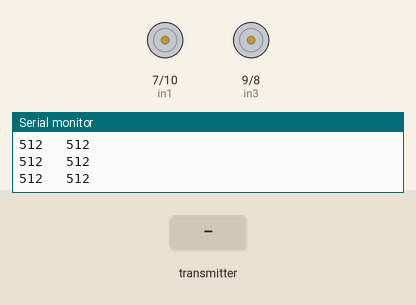
The sketch below on a simulated Arduino Uno, built with avr-gcc and run on an emulated ATmega328P. On the bench: motor-driver pin pairs drawn as motors (green arrow = first pin HIGH = forward, orange = second pin HIGH = backward, longer = more drive, scaled by the enable pin), the last lines printed to the serial monitor. Inputs (shaded band) come from the test bench. No radio packets arrive unless stated.

Above: at 1.2 s.
1.3 s: the transmitter starts sending joystick.0 = 0
At 1.52 s:
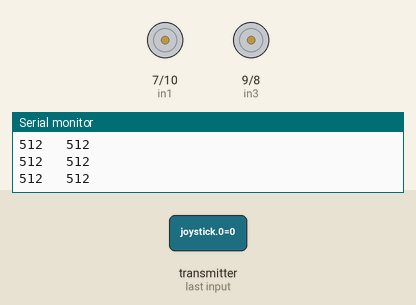
4.3 s: the transmitter starts sending joystick.1 = 256
At 4.53 s:
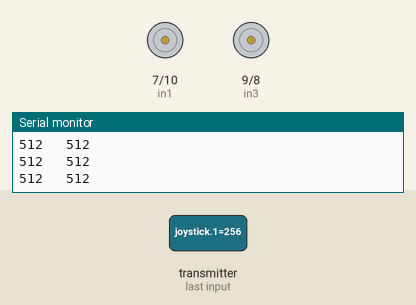
7.3 s: the transmitter starts sending joystick.0 = 256
At 7.55 s:
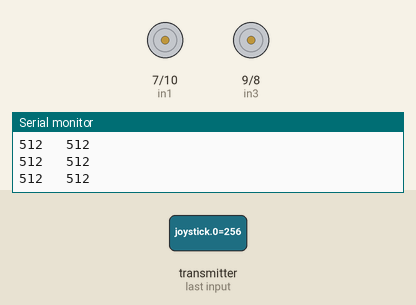
10.3 s: the transmitter starts sending joystick.1 = 512
At 11.18 s:
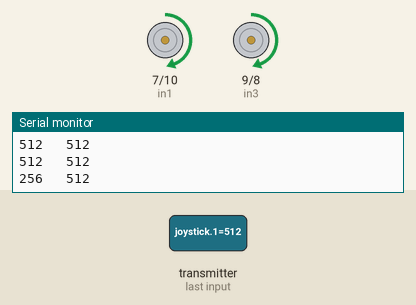
13.3 s: the transmitter starts sending joystick.0 = 1023
16.3 s: the transmitter starts sending joystick.1 = 0
At 16.76 s:
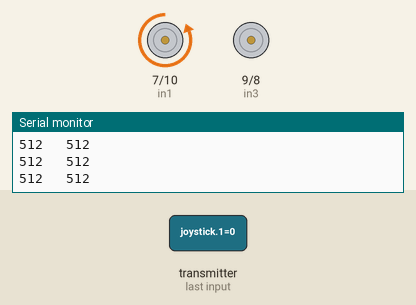
Timing chart, 0 to 20.3 s (numbered marks = the images above; inputs shaded):
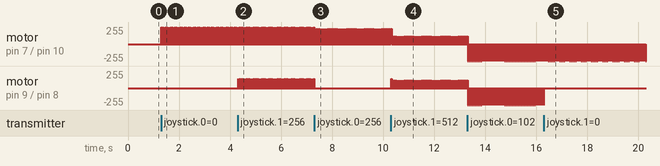

Measured:
- after the input at 1.3 s, motor on pin 7 (in1) / pin 10 (in2): alternates forward 255/255 for 0.01 s and stopped for 0.04 s, starting at once
- after the input at 4.3 s, motor on pin 9 (in3) / pin 8 (in4): alternates forward 139/255 for 0.01 s and stopped for 0.04 s, starting at once
- after the input at 7.3 s, motor on pin 9 (in3) / pin 8 (in4): stops changing and stays stopped
- after the input at 10.3 s, motor on pin 9 (in3) / pin 8 (in4): stopped → forward 139/255 at once, then repeats every 0.06 s: stopped 0.05 s, forward 116/255 0.01 s
- after the input at 16.3 s, motor on pin 9 (in3) / pin 8 (in4): stops changing and stays stopped

The sketch:

Receiver_code.ino
```cpp
//%%%%%%%%%%%%%%%%%%%%%%%%%%%%%%%% THIS IS VOYAGER %%%%%%%%%%%%%%%%%%%%%%%%%%%%%%%%%%%
//
//      IT IS A TEAM OF TWO ENGINEERING STUDENTS CREATED FOR MAKING A
//      4 WHEELER ROBOT WITH IT'S CUSTOM TRANSMITTER.
//      THIS TEAM WORKS FOR ROBODARSHAN (ROBOTICS SOCIETY OF IIEST SHIBPUR) TO EXPLORE ROBOTICS DOMAIN.
//
//      MEMBERS - AMIT BARMAN,SOPHOMORE AT IIEST SHIBPUR,ETC'25
//                SOUVIK NATH,SOPHOMORE AT IIEST SHIBPUR,ME'25
//                VINIT RANJAN,SOPHOMORE AT IIEST SHIBPUR,CST'25
//                MD SUHAIL AZAM,SOPHOMORE AT IIEST SHIBPUR,ETC'25
//
//      IN OUR PROJECT WE ARE GOING TO USE -
//        1. AN ARDUINO UNO (FOR RECEIVER)
//        2. AN ARDUINO NANO (FOR TRANSMITTER)
//        3. 2 x NRF24LO1+PA+LNA MODULE
//        4. 2 x JOYSTICKS
//        5. 4 x 1000RPM DC MOTORS
//        6. L298N MOTOR DRIVER
//        7. BATTERY
//
//       THIS PROGRAM WILL BE STORED IN RECEIVER'S ARDUINO.
//%%%%%%%%%%%%%%%%%%%%%%%%%%%%%%%%%%%%%%%%%%%%%%%%%%%%%%%%%%%%%%%%%%%%%%%%%%%%%%%%%%


#include<SPI.h> //SPI serial communication
#include<nRF24L01.h>  //include nrf24l01 library
#include<RF24.h>  //include rf24 library
//define motor driver 4 in pin
#define in1 7
#define in2 10
#define in3 9
#define in4 8
//define enA,enB pin
#define EnA 3
#define EnB 6

RF24 radio(4,5);    //CE,CSN
const byte pipe_address[6]="00001"; // transmitter pipe address
int X=512,Y=512;
int mS1=0,mS2=0,joystick[2];  //motor speed 1&2 declearation
char receiveData[32]="";

void setup() {  // run onetime
  pinMode(EnA,OUTPUT);
  pinMode(EnB,OUTPUT);
  pinMode(in1,OUTPUT);
  pinMode(in2,OUTPUT);
  pinMode(in3,OUTPUT);
  pinMode(in4,OUTPUT);

  //start serial communication
  Serial.begin(9600); //port 9600
  radio.begin();
  radio.openReadingPipe(0,pipe_address);
  radio.setPALevel(RF24_PA_MAX);
  radio.startListening();

  //at first all the in pin should be at low
  digitalWrite(in1,LOW);
  digitalWrite(in2,LOW);
  digitalWrite(in3,LOW);
  digitalWrite(in4,LOW);
}

void loop() {
  if(radio.available()){    //if signal is available
    radio.read(joystick,sizeof(joystick));  //joystick value and it's size
    radio.read(&receiveData,sizeof(receiveData)); //receivedata address and it's size
    Y=joystick[0];
    X=joystick[1];  // these value may be changed accoring to our circuit configeration
  }
  else{
    X=512;
    Y=512;
  }
    Serial.print(Y);
    Serial.print("   ");
    Serial.println(X);
    // joystick's value configeration along Y-axis--
    //0      512       1024
  if(Y<470){
    // Moving backward direction (using approximation)
    digitalWrite(in1,HIGH);
    digitalWrite(in2,LOW);
    digitalWrite(in3,HIGH);
    digitalWrite(in4,LOW);

    mS1=map(Y,470,0,0,255);
    mS2=map(Y,470,0,0,255);
  }
  else if(Y>550){
    // Moving forward direction (using approximation)
    digitalWrite(in1,LOW);
    digitalWrite(in2,HIGH);
    digitalWrite(in3,LOW);
    digitalWrite(in4,HIGH);

    mS1=map(Y,550,1023,0,255);  //value btn 0 to 255
    mS2=map(Y,550,1023,0,255);
  }
  else{
    mS1=0;
    mS2=0;
  }

  if (X>550){
    int i=map(X,550,1023,0,255);
    mS1=mS1-i;
    mS2=mS2+i;
    if (mS2>255)
    {
      mS2=255;
    }
    if (mS1<0)
    {
      mS1=0;
    }
  }

  if(X<470){
    int i=map(X,470,0,0,255); //increment/decrement factor
    mS1=mS1+i;
    mS2=mS2-i;
    if (mS2<0)
    {
      mS2=0;
    }
    if (mS1>255)
    {
      mS1=255;
    }
  }

  analogWrite(EnA,mS1);
  analogWrite(EnB,mS2);

}
```
